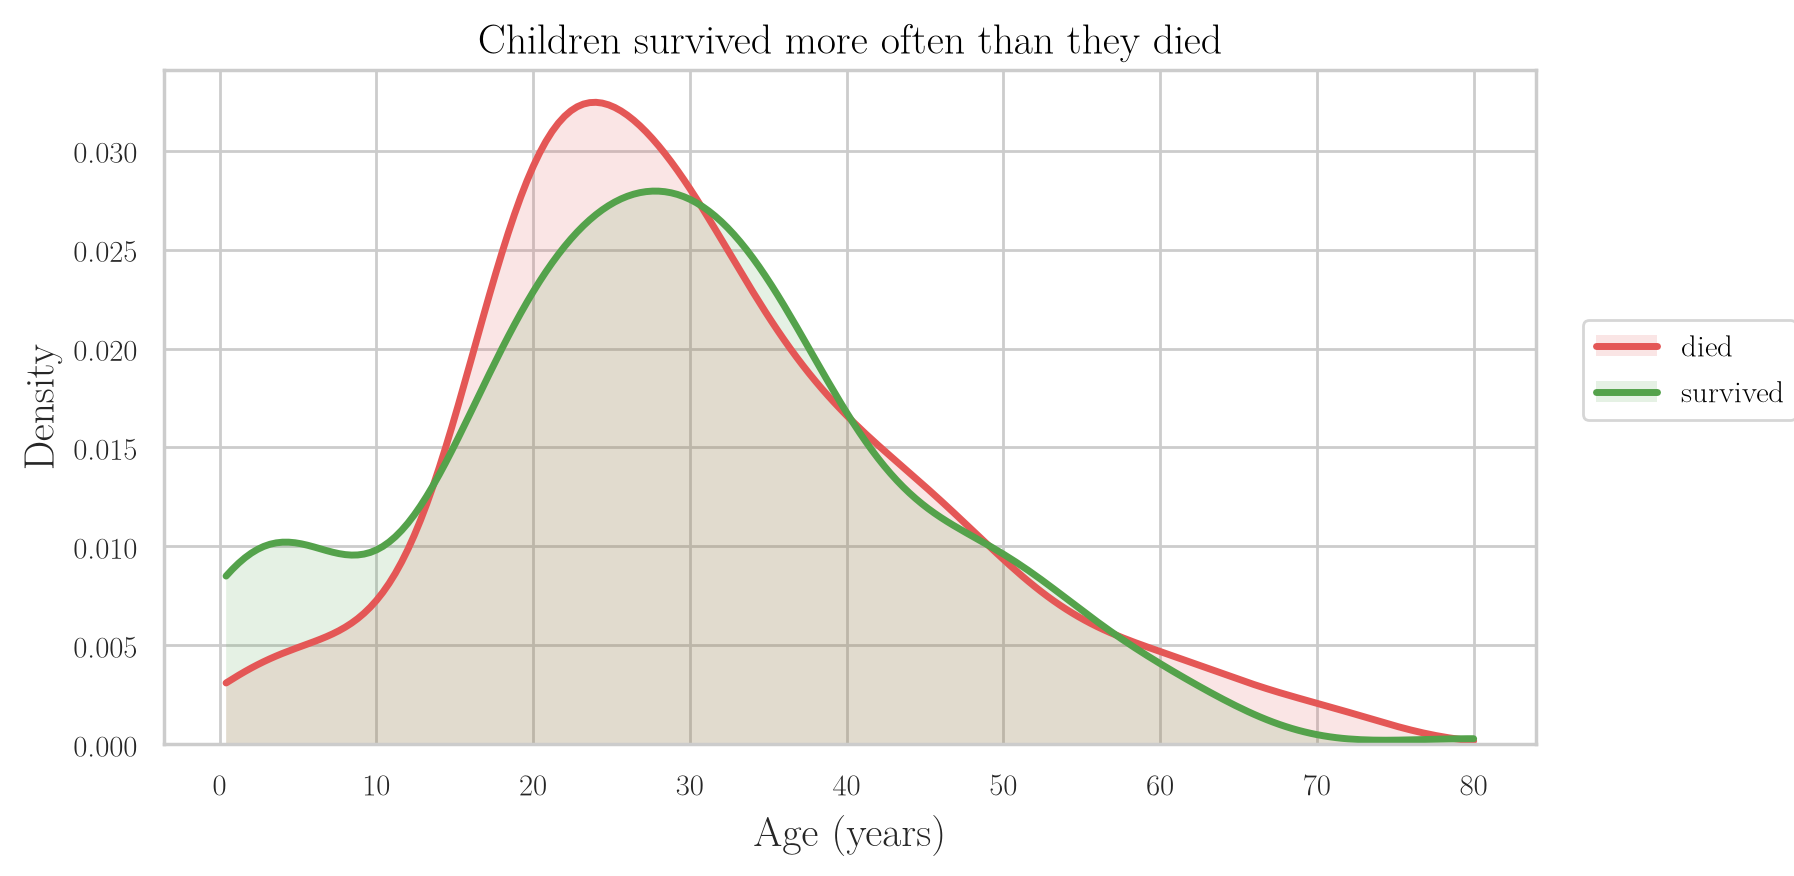

Write Python code to recreate this figure.
"""Titanic: age density for passengers who died vs survived (the old distplot(hist=False), now a KDE)."""
import seaborn.objects as so
from common import load, save_so, THEME, RED, GREEN

t = load("titanic_train").dropna(subset=["Age"])
t["Outcome"] = t.Survived.map({0: "died", 1: "survived"})
plot = (
    so.Plot(t, x="Age", color="Outcome")
    .add(so.Area(alpha=0.15, edgewidth=0), so.KDE(common_norm=False, cut=0))
    .add(so.Line(linewidth=2.5), so.KDE(common_norm=False, cut=0))
    .scale(color={"died": RED, "survived": GREEN}, x=so.Continuous().tick(every=10))
    .label(x="Age (years)", y="Density", color="", title="Children survived more often than they died")
    .layout(size=(8, 4.6))
    .theme(THEME)
)
save_so(plot, "kde_age_survival")
